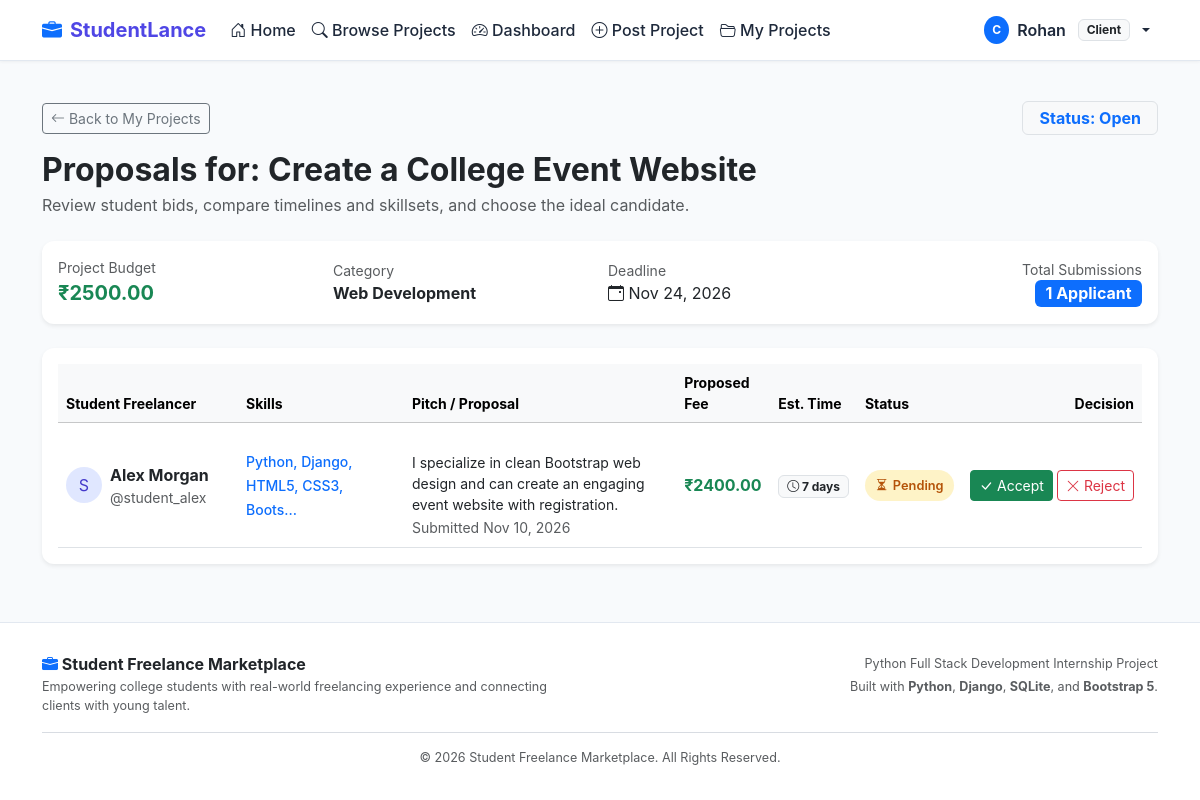
Page /projects/1/proposals/ (signed in) on the committed database.
### marketplace/models.py (models this page shows, shortened)
class Profile(models.Model):
    ROLE_CHOICES = [
        ('Student', 'Student'),
        ('Client', 'Client'),
    ]
    user = models.OneToOneField(User, on_delete=models.CASCADE, related_name='profile')
    role = models.CharField(max_length=20, choices=ROLE_CHOICES)
    skills = models.TextField(blank=True, help_text="Comma-separated list of skills (e.g. Python, Django, HTML, CSS)")
    bio = models.TextField(blank=True, help_text="Short biography about yourself or your company")
    education = models.CharField(max_length=200, blank=True, help_text="College/University or degree")

class Project(models.Model):
    CATEGORY_CHOICES = [
        ('Web Development', 'Web Development'),
        ('Graphic Design', 'Graphic Design'),
        ('Content Writing', 'Content Writing'),
        ('Video Editing', 'Video Editing'),
        ('UI/UX Design', 'UI/UX Design'),
        ('Data Entry', 'Data Entry'),
        ('Programming', 'Programming'),
    ]
    STATUS_CHOICES = [
        ('Open', 'Open'),
        ('Assigned', 'Assigned'),
        ('Completed', 'Completed'),
        ('Closed', 'Closed'),
    ]
    client = models.ForeignKey(User, on_delete=models.CASCADE, related_name='projects')
    title = models.CharField(max_length=200)
    description = models.TextField()
    category = models.CharField(max_length=100, choices=CATEGORY_CHOICES)
    budget = models.DecimalField(max_digits=10, decimal_places=2)
    deadline = models.DateField()
    status = models.CharField(max_length=20, choices=STATUS_CHOICES, default='Open')
    created_at = models.DateTimeField(auto_now_add=True)
    class Meta:
        ordering = ['-created_at']

class Proposal(models.Model):
    STATUS_CHOICES = [
        ('Pending', 'Pending'),
        ('Accepted', 'Accepted'),
        ('Rejected', 'Rejected'),
    ]
    project = models.ForeignKey(Project, on_delete=models.CASCADE, related_name='proposals')
    student = models.ForeignKey(User, on_delete=models.CASCADE, related_name='proposals')
    description = models.TextField(help_text="Explain why you are the best fit for this project")
    proposed_amount = models.DecimalField(max_digits=10, decimal_places=2)
    estimated_days = models.PositiveIntegerField(help_text="Estimated time in days to complete the project")
    status = models.CharField(max_length=20, choices=STATUS_CHOICES, default='Pending')
    created_at = models.DateTimeField(auto_now_add=True)
    class Meta:
        ordering = ['-created_at']
        unique_together = ('project', 'student')

### marketplace/views.py (the view)
    def wrapper(request, *args, **kwargs):
        if not request.user.is_authenticated:
            messages.warning(request, "Please log in to access this page.")
            return redirect('login')
        if get_user_role(request.user) != 'Client':
            messages.error(request, "Access denied. This page is only accessible to clients.")
            return redirect('home')
        return view_func(request, *args, **kwargs)

### marketplace/templates/marketplace/view_proposals.html (shortened to what this page needs)
{% extends 'marketplace/base.html' %}
{% block content %}
<div class="mb-4">
    <div class="d-flex flex-wrap justify-content-between align-items-center mb-2">
        <a href="{% url 'my_projects' %}" class="btn btn-outline-secondary btn-sm mb-2">
            <i class="bi bi-arrow-left"></i> Back to My Projects
        </a>
        <span class="badge bg-light text-primary border px-3 py-2 fs-6 mb-2">
            Status: {{ project.status }}
        </span>
    </div>
    <h2 class="fw-bold text-dark mb-1">
        Proposals for: {{ project.title }}
    </h2>
    <p class="text-muted mb-0">
        Review student bids, compare timelines and skillsets, and choose the ideal candidate.
    </p>
</div>
<div class="card custom-card bg-white border-0 shadow-sm p-3 mb-4">
    <div class="row g-3 text-center text-md-start align-items-center">
        <div class="col-md-3">
            <small class="text-muted d-block">Project Budget</small>
            <strong class="text-success fs-5">₹{{ project.budget }}</strong>
        </div>
        <div class="col-md-3">
            <small class="text-muted d-block">Category</small>
            <span class="fw-bold">{{ project.category }}</span>
        </div>
        <div class="col-md-3">
            <small class="text-muted d-block">Deadline</small>
            <span><i class="bi bi-calendar-event"></i> {{ project.deadline|date:"M d, Y" }}</span>
        </div>
        <div class="col-md-3 text-md-end">
            <small class="text-muted d-block">Total Submissions</small>
            <span class="badge bg-primary fs-6">{{ proposals|length }} Applicant{{ proposals|length|pluralize }}</span>
        </div>
    </div>
</div>
{% if proposals %}
    <div class="card custom-card bg-white border-0 shadow-sm p-3">
        <div class="table-responsive">
            <table class="table table-hover align-middle mb-0">
                <thead class="table-light small text-muted">
                    <tr>
                        <th style="min-width: 180px;">Student Freelancer</th>
                        <th style="min-width: 160px;">Skills</th>
                        <th style="min-width: 250px;">Pitch / Proposal</th>
                        <th>Proposed Fee</th>
                        <th>Est. Time</th>
                        <th>Status</th>
                        <th class="text-end" style="min-width: 180px;">Decision</th>
                    </tr>
                </thead>
                <tbody>
                    {% for proposal in proposals %}
                        <tr class="{% if proposal.status == 'Accepted' %}table-success{% endif %}">
                            <td>
                                <div class="d-flex align-items-center gap-2">
                                    <div class="stat-icon bg-indigo rounded-circle fs-6" style="width: 36px; height: 36px;">
                                        {{ proposal.student.username|first|upper }}
                                    </div>
                                    <div>
                                        <a href="{% url 'user_profile' proposal.student.username %}" class="fw-bold text-decoration-none text-dark" target="_blank" title="View student profile">
                                            {{ proposal.student.first_name }} {{ proposal.student.last_name|default:"" }}
                                        </a>
                                        <small class="text-muted d-block">@{{ proposal.student.username }}</small>
                                    </div>
                                </div>
                            </td>
                            <td>
                                {% if proposal.student.profile.skills %}
                                    <small class="text-primary fw-medium">
                                        {{ proposal.student.profile.skills|truncatechars:35 }}
                                    </small>
                                {% else %}
                                    <small class="text-muted">Not specified</small>
                                {% endif %}
                            </td>
                            <td>
                                <p class="mb-0 small text-dark" style="white-space: pre-line;">
                                    {{ proposal.description }}
                                </p>
                                <small class="text-muted">Submitted {{ proposal.created_at|date:"M d, Y" }}</small>
                            </td>
                            <td>
                                <strong class="text-success fs-6">₹{{ proposal.proposed_amount }}</strong>
                            </td>
                            <td>
                                <span class="badge bg-light text-dark border">
                                    <i class="bi bi-clock"></i> {{ proposal.estimated_days }} days
                                </span>
                            </td>
                            <td>
                                {% if proposal.status == 'Accepted' %}
                                    <span class="badge-status badge-accepted">
                                        <i class="bi bi-check-circle-fill"></i> Accepted
                                    </span>
                                {% elif proposal.status == 'Rejected' %}
                                    <span class="badge-status badge-rejected">
                                        <i class="bi bi-x-circle-fill"></i> Rejected
                                    </span>
                                {% else %}
                                    <span class="badge-status badge-pending">
                                        <i class="bi bi-hourglass-split"></i> Pending
                                    </span>
                                {% endif %}
                            </td>
                            <td class="text-end">
                                {% if proposal.status == 'Pending' %}
                                    <div class="d-inline-flex gap-1">
                                        <a href="{% url 'accept_proposal' proposal.id %}" class="btn btn-sm btn-success btn-confirm-accept" data-student="{{ proposal.student.first_name|default:proposal.student.username }}" title="Accept this proposal">
                                            <i class="bi bi-check-lg"></i> Accept
                                        </a>
                                        <a href="{% url 'reject_proposal' proposal.id %}" class="btn btn-sm btn-outline-danger" title="Reject this proposal">
                                            <i class="bi bi-x-lg"></i> Reject
                                        </a>
                                    </div>
                                {% elif proposal.status == 'Accepted' %}
                                    <span class="badge bg-success-subtle text-success border border-success px-3 py-2 rounded-pill fw-semibold">
                                        <i class="bi bi-check-circle"></i> Assigned Freelancer
                                    </span>
                                {% else %}
                                    <span class="text-muted small">Rejected</span>
                                {% endif %}
                            </td>
                        </tr>
                    {% endfor %}
                </tbody>
            </table>
        </div>
    </div>
{% endif %}
{% endblock %}

### marketplace/templates/marketplace/base.html (shortened to what this page needs)
{% load static %}
<!DOCTYPE html>
<html lang="en">
<head>
    <link href="https://cdn.jsdelivr.net/npm/bootstrap@5.3.3/dist/css/bootstrap.min.css" rel="stylesheet">
    <link href="https://cdn.jsdelivr.net/npm/bootstrap-icons@1.11.3/font/bootstrap-icons.min.css" rel="stylesheet">
    <link rel="stylesheet" href="{% static 'marketplace/css/style.css' %}">
</head>
<body>
    <nav class="navbar navbar-expand-lg navbar-custom sticky-top">
        <div class="container">
            <a class="navbar-brand" href="{% url 'home' %}">
                <i class="bi bi-briefcase-fill text-primary"></i>
                <span>StudentLance</span>
            </a>
            <div class="collapse navbar-collapse" id="navbarContent">
                <ul class="navbar-nav me-auto mb-2 mb-lg-0">
                    <li class="nav-item">
                        <a class="nav-link {% if request.resolver_match.url_name == 'home' %}active{% endif %}" href="{% url 'home' %}">
                            <i class="bi bi-house-door"></i> Home
                        </a>
                    </li>
                    <li class="nav-item">
                        <a class="nav-link {% if request.resolver_match.url_name == 'projects' %}active{% endif %}" href="{% url 'projects' %}">
                            <i class="bi bi-search"></i> Browse Projects
                        </a>
                    </li>
                    {% if user.is_authenticated %}
                        {% if user.profile.role == 'Student' %}
                            <li class="nav-item">
                                <a class="nav-link {% if request.resolver_match.url_name == 'student_dashboard' %}active{% endif %}" href="{% url 'student_dashboard' %}">
                                    <i class="bi bi-speedometer2"></i> Dashboard
                                </a>
                            </li>
                            <li class="nav-item">
                                <a class="nav-link {% if request.resolver_match.url_name == 'my_proposals' %}active{% endif %}" href="{% url 'my_proposals' %}">
                                    <i class="bi bi-file-earmark-text"></i> My Proposals
                                </a>
                            </li>
                        {% elif user.profile.role == 'Client' %}
                            <li class="nav-item">
                                <a class="nav-link {% if request.resolver_match.url_name == 'client_dashboard' %}active{% endif %}" href="{% url 'client_dashboard' %}">
                                    <i class="bi bi-speedometer2"></i> Dashboard
                                </a>
                            </li>
                            <li class="nav-item">
                                <a class="nav-link {% if request.resolver_match.url_name == 'post_project' %}active{% endif %}" href="{% url 'post_project' %}">
                                    <i class="bi bi-plus-circle"></i> Post Project
                                </a>
                            </li>
                            <li class="nav-item">
                                <a class="nav-link {% if request.resolver_match.url_name == 'my_projects' %}active{% endif %}" href="{% url 'my_projects' %}">
                                    <i class="bi bi-folder2-open"></i> My Projects
                                </a>
                            </li>
                        {% endif %}
                    {% endif %}
                </ul>
                <ul class="navbar-nav ms-auto align-items-lg-center">
                    {% if user.is_authenticated %}
                        <li class="nav-item dropdown">
                            <a class="nav-link dropdown-toggle d-flex align-items-center gap-2" href="#" id="userDropdown" role="button" data-bs-toggle="dropdown" aria-expanded="false">
                                <span class="badge bg-primary rounded-circle p-2">
                                    {{ user.username|first|upper }}
                                </span>
                                <span class="fw-semibold">{{ user.first_name|default:user.username }}</span>
                                <span class="badge bg-light text-dark border ms-1">{{ user.profile.role|default:"User" }}</span>
                            </a>
                        </li>
                    {% endif %}
                </ul>
            </div>
        </div>
    </nav>
    <main class="container my-4">
        {% block content %}{% endblock %}
    </main>
    <footer class="footer-custom mt-auto">
        <div class="container">
            <div class="row gy-3">
                <div class="col-md-6 text-center text-md-start">
                    <h6 class="fw-bold text-dark mb-1">
                        <i class="bi bi-briefcase-fill text-primary"></i> Student Freelance Marketplace
                    </h6>
                    <p class="mb-0 text-muted small">
                        Empowering college students with real-world freelancing experience and connecting clients with young talent.
                    </p>
                </div>
                <div class="col-md-6 text-center text-md-end">
                    <p class="mb-1 text-muted small">
                        Python Full Stack Development Internship Project
                    </p>
                    <p class="mb-0 text-muted small">
                        Built with <strong>Python</strong>, <strong>Django</strong>, <strong>SQLite</strong>, and <strong>Bootstrap 5</strong>.
                    </p>
                </div>
            </div>
            <hr class="my-3 opacity-25">
            <div class="text-center text-muted small">
                &copy; {% now "Y" %} Student Freelance Marketplace. All Rights Reserved.
            </div>
        </div>
    </footer>
</body>
</html>

### rows in the picture
Project: status "Open", title "Create a College Event Website", budget "2500.00", category "Web Development", deadline "Nov 24, 2026"
Proposal: student.username|first "S", student.first_name "Alex", student.last_name "Morgan", student.username "student_alex", student.profile.skills "Python, Django, HTML5, CSS3, Boots…", description "I specialize in clean Bootstrap web design and can create an engaging event website with registration.", created_at "Nov 10, 2026", proposed_amount "2400.00", estimated_days "7", status "Pending" (drawn)

### other values in the picture
{{ user.username|first|upper }} "C"
{{ user.first_name|default:user.username }} "Rohan"
{{ user.profile.role|default:"User" }} "Client"
{{ proposals|length }} "1"
